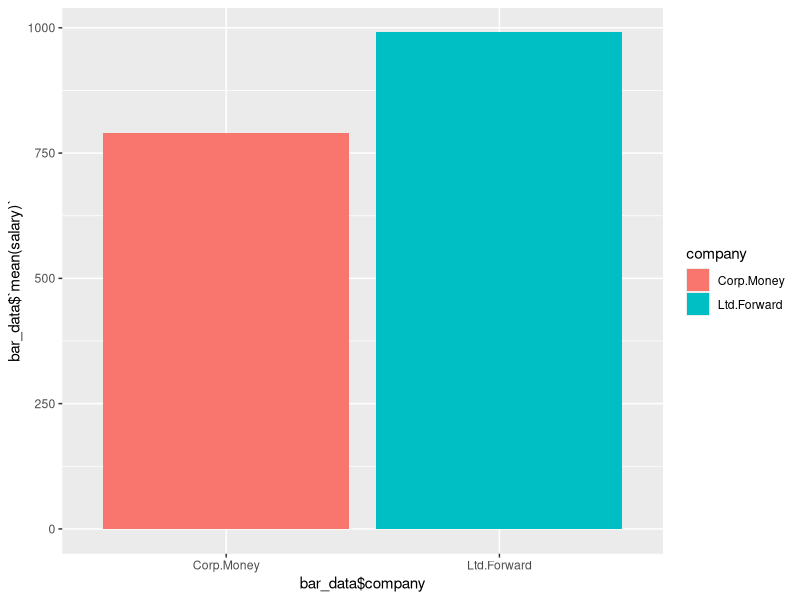
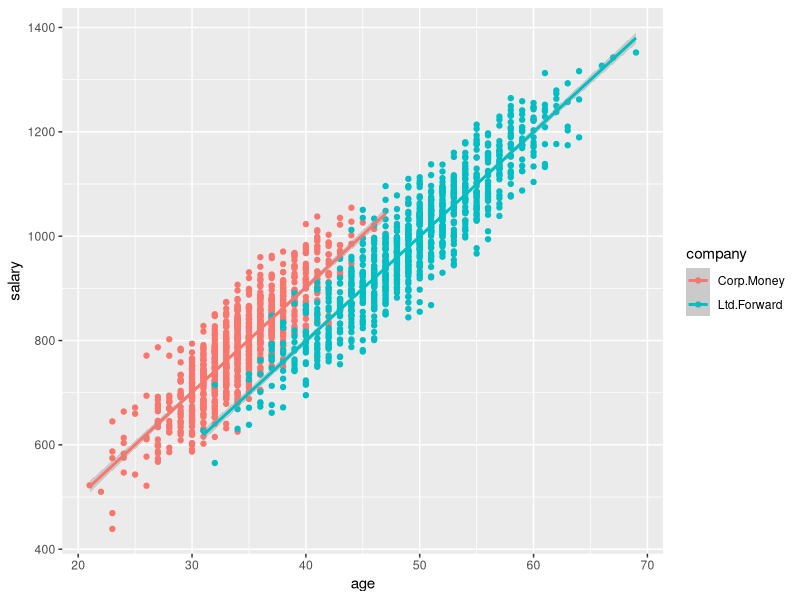

Generate these figures, in order, with R: (Note: this script raises an error after producing the figures.)
library(tidyverse)
library(ggplot2)
library(data.table)
library(MASS)
library(clipr)
# シードの設定
set.seed(1234)
# 年齢変数の生成
age0<-as.integer(rnorm(1000,35,4))
age1<-as.integer(rnorm(1000,50,6))
# 誤差項の生成
e0<-rnorm(length(age0),0,50)
e1<-rnorm(length(age1),0,50)

beta1<-20
beta0<-100

y0<-round(beta1*age0+beta0+e0,2)

beta1<-20
beta0<-0

y1<-round(beta1*age1+beta0+e1,2)

data0<-cbind(age0,y0)
data1<-cbind(age1,y1)

data0<-as.data.frame(data0)
data0$company<-"Corp.Money"
data1<-as.data.frame(data1)
data1$company<-"Ltd.Forward"

colnames(data0)<-c("age","salary","company")
colnames(data1)<-c("age","salary","company")

data<-rbind(data0,data1)
bar_data <- data %>% group_by(company) %>% summarise(mean(salary))

g <- ggplot(bar_data, aes(x = bar_data$company, y = bar_data$`mean(salary)`, fill = company))
g <- g + geom_bar(stat = "identity")
plot(g)

g <- ggplot(data, aes(x = age, y = salary,color=company))
g <- g + geom_point()
g <- g + geom_smooth(method = "lm")
plot(g)

fwrite(data,'./data/company_salary.csv')
